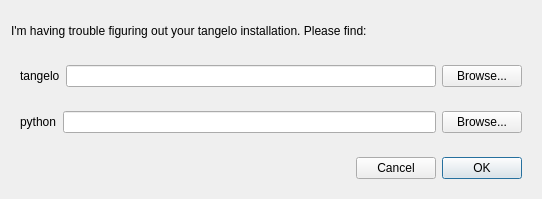
<?xml version="1.0" encoding="UTF-8"?>
<ui version="4.0">
 <class>Dialog</class>
 <widget class="QDialog" name="Dialog">
  <property name="geometry">
   <rect>
    <x>0</x>
    <y>0</y>
    <width>542</width>
    <height>199</height>
   </rect>
  </property>
  <property name="windowTitle">
   <string>Find tangelo</string>
  </property>
  <layout class="QVBoxLayout" name="verticalLayout">
   <item>
    <widget class="QLabel" name="label">
     <property name="text">
      <string>I'm having trouble figuring out your tangelo installation. Please find:</string>
     </property>
    </widget>
   </item>
   <item>
    <widget class="QWidget" name="widget" native="true">
     <layout class="QHBoxLayout" name="horizontalLayout">
      <item>
       <widget class="QLabel" name="label_2">
        <property name="text">
         <string>tangelo</string>
        </property>
       </widget>
      </item>
      <item>
       <widget class="QLineEdit" name="tangeloPathBox"/>
      </item>
      <item>
       <widget class="QPushButton" name="tangeloBrowse">
        <property name="text">
         <string>Browse...</string>
        </property>
       </widget>
      </item>
     </layout>
    </widget>
   </item>
   <item>
    <widget class="QWidget" name="widget_3" native="true">
     <layout class="QHBoxLayout" name="horizontalLayout_3">
      <item>
       <widget class="QLabel" name="label_3">
        <property name="text">
         <string>python</string>
        </property>
       </widget>
      </item>
      <item>
       <widget class="QLineEdit" name="pythonPathBox"/>
      </item>
      <item>
       <widget class="QPushButton" name="pythonBrowse">
        <property name="text">
         <string>Browse...</string>
        </property>
       </widget>
      </item>
     </layout>
    </widget>
   </item>
   <item>
    <widget class="QWidget" name="widget_2" native="true">
     <layout class="QHBoxLayout" name="horizontalLayout_2">
      <item>
       <spacer name="horizontalSpacer">
        <property name="orientation">
         <enum>Qt::Horizontal</enum>
        </property>
        <property name="sizeHint" stdset="0">
         <size>
          <width>5</width>
          <height>20</height>
         </size>
        </property>
       </spacer>
      </item>
      <item>
       <widget class="QPushButton" name="cancelButton">
        <property name="text">
         <string>Cancel</string>
        </property>
       </widget>
      </item>
      <item>
       <widget class="QPushButton" name="okButton">
        <property name="text">
         <string>OK</string>
        </property>
        <property name="default">
         <bool>true</bool>
        </property>
       </widget>
      </item>
     </layout>
    </widget>
   </item>
  </layout>
 </widget>
 <resources/>
 <connections/>
</ui>
